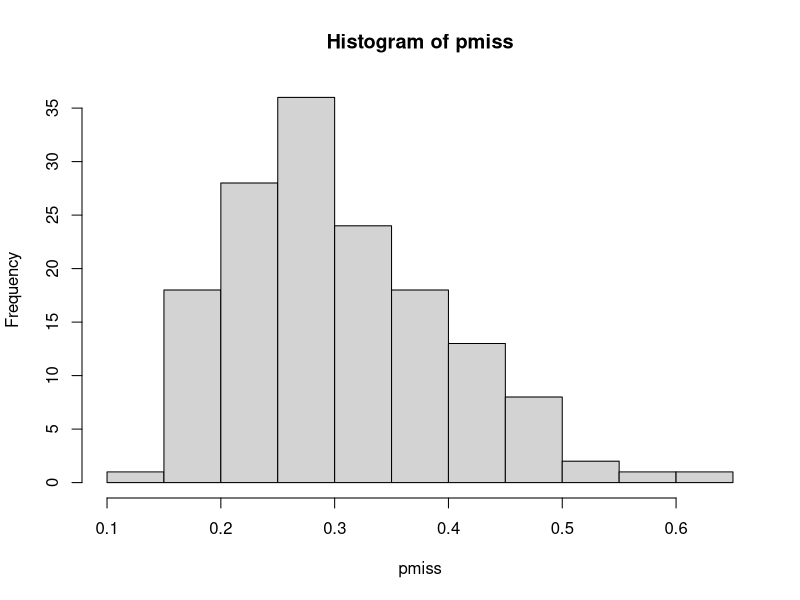

Here is the R script that generated this plot:
## ---- chunk 1
library(datasets)
data(iris)
head(iris)
## ---- chunk 2
iris_MCAR <- iris

missing_fraction <- 0.3 #faction of missing variables 
N <- nrow(iris_MCAR)

is.na(iris_MCAR[sample.int(N, missing_fraction*N), "Sepal.Length"]) <- TRUE

iris_MCAR
## ---- chunk 3
logit <- function(x){log(x/(1-x))}
invlogit <- function(x){1/(1+exp(-x))}

m.SW <- mean(iris$Sepal.Width)
pmiss <- invlogit(iris$Sepal.Width -m.SW + logit(0.3))
hist(pmiss) 

iris_MAR <- iris
N <- nrow(iris_MAR)
is.na(iris_MAR$Sepal.Length[runif(N) < pmiss]) <- TRUE

iris_MAR
## ---- chunk 4
iris_MCAR_listwise <- iris_MCAR[complete.cases(iris_MCAR),]
nrow(iris_MCAR_listwise)
## ---- chunk 5
mean(iris_MCAR$Sepal.Length, na.rm = TRUE)
sd(iris_MCAR$Sepal.Length, na.rm = TRUE)
## ---- chunk 6
iris_MCAR_mean <- iris_MCAR
mi <- mean(iris_MCAR$Sepal.Length, na.rm = TRUE)
iris_MCAR_mean$Sepal.Length[is.na(iris_MCAR$Sepal.Length)] <- mi
iris_MCAR_mean
## ---- chunk 7
iris_MAR_regression <- iris_MAR
lm_model <- lm(Sepal.Length ~ Sepal.Width, iris_MAR_regression)
summary(lm_model)

iris_MAR_regression$Sepal.Length[is.na(iris_MAR$Sepal.Length)] <- -0.08 * iris_MAR_regression$Sepal.Width[is.na(iris_MAR$Sepal.Length)] + 6.085

iris_MAR_regression
